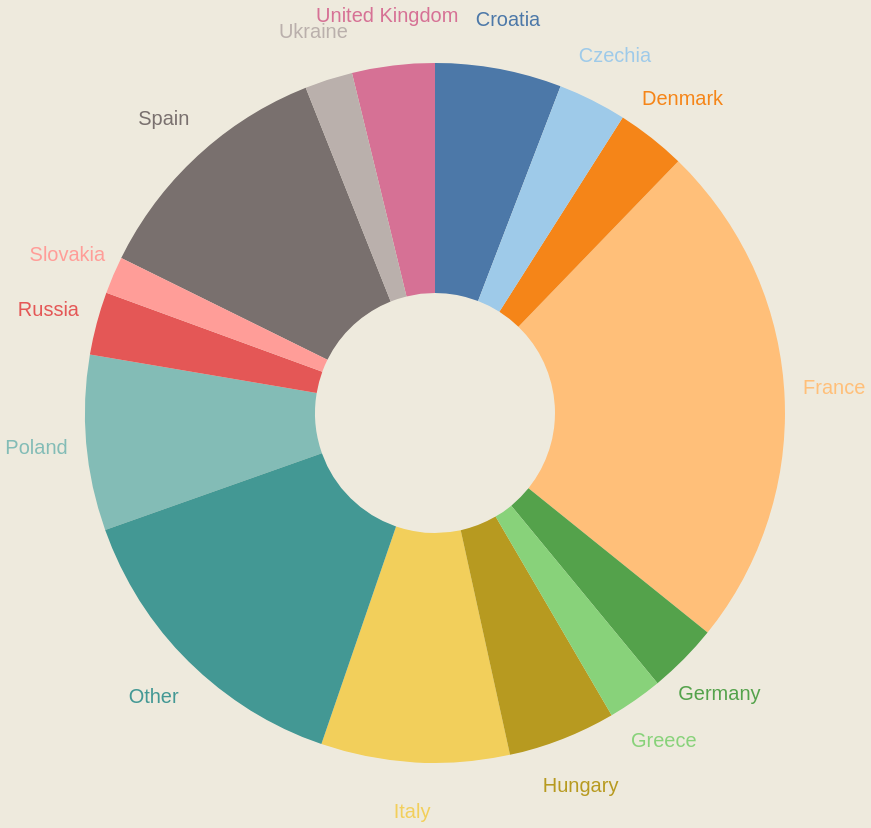

Specify this chart in Vega-Lite:
### Vega-Lite specification from a JSON file in a GitHub repository (floating-point values rounded to 4 significant figures)
{"$schema": "https://vega.github.io/schema/vega-lite/v4.json", "width": 440, "height": 330, "background": "#EEEADD", "description": "A donut chart representing the number of tourists that visit each country on average.", "data": {"name": "table", "values": [{"country": "France", "value": 199200000.0, "percent": 23.56}, {"country": "Spain", "value": 98706350, "percent": 11.67}, {"country": "Italy", "value": 73570000.0, "percent": 8.7}, {"country": "Poland", "value": 68472600, "percent": 8.09}, {"country": "Croatia", "value": 49382150, "percent": 5.84}, {"country": "Hungary", "value": 42129100, "percent": 4.98}, {"country": "United Kingdom", "value": 32233250, "percent": 3.81}, {"country": "Denmark", "value": 27220000.0, "percent": 3.22}, {"country": "Germany", "value": 27428400, "percent": 3.24}, {"country": "Czechia", "value": 26810000.0, "percent": 3.17}, {"country": "Russia", "value": 24676600, "percent": 2.92}, {"country": "Greece", "value": 21517500, "percent": 2.54}, {"country": "Ukraine", "value": 18684100, "percent": 2.21}, {"country": "Slovakia", "value": 14526000, "percent": 1.72}, {"country": "Other", "value": 121000000.0, "percent": 14.31}]}, "layer": [{"mark": {"type": "arc", "innerRadius": 120, "outerRadius": 350}, "encoding": {"tooltip": [{"field": "country", "type": "nominal", "title": "Country Name"}, {"field": "value", "type": "quantitative", "title": "Avg. Number of Tourists"}, {"field": "percent", "type": "quantitative", "title": "% of Total: "}], "color": {"field": "country", "scale": {"scheme": "tableau20"}}}}, {"mark": {"type": "text", "radius": 400, "fontSize": 20}, "encoding": {"text": {"field": "country", "type": "nominal"}}}], "encoding": {"theta": {"field": "value", "type": "quantitative", "stack": true}, "color": {"field": "country", "type": "nominal", "legend": null}}, "view": {"stroke": null}}
